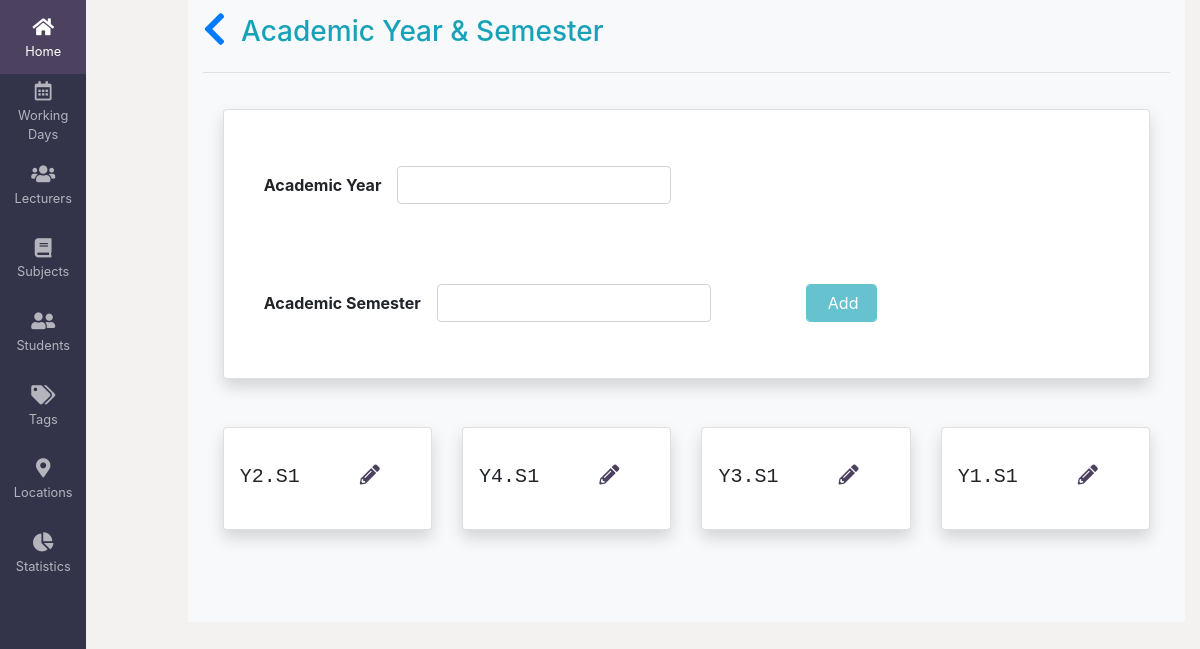
Page /academics/ on the earlier database version.
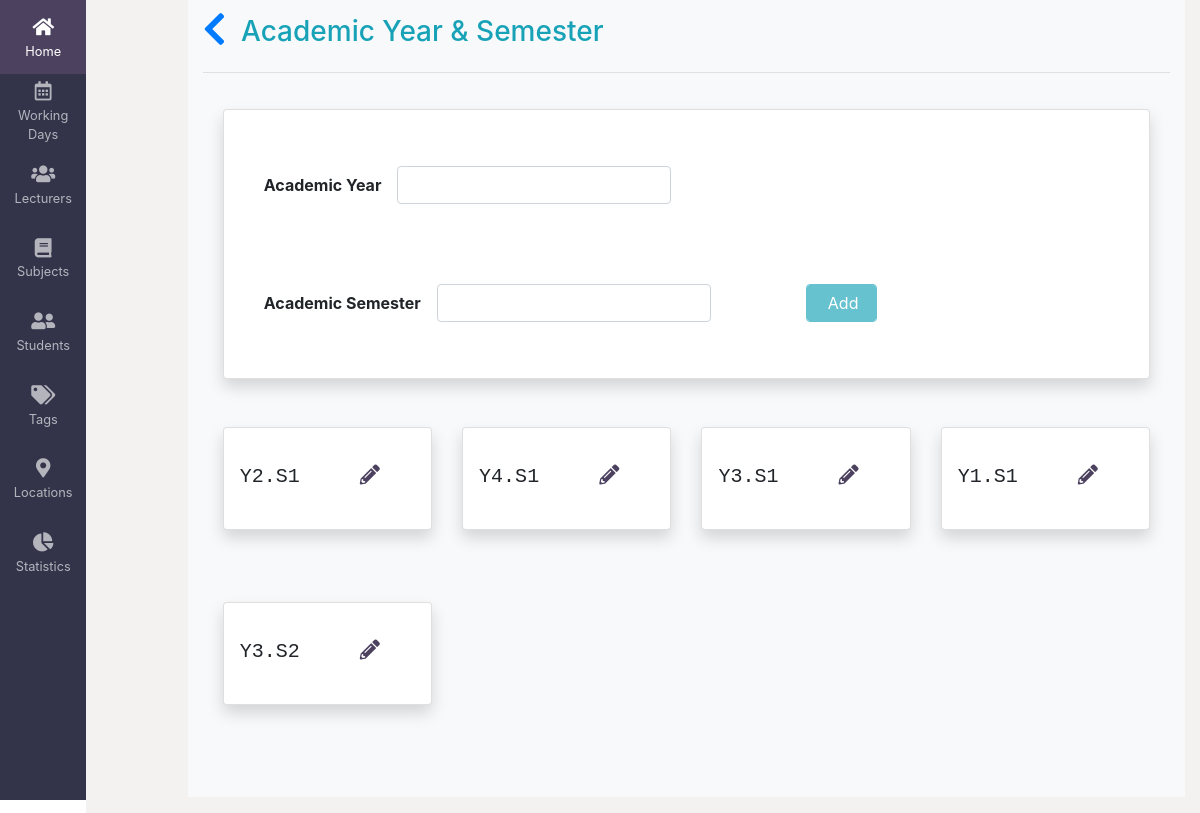
Same page on the later database version.
### timetable/models.py (models this page shows, shortened)
class AcademicYearSemester(models.Model):
    academic_year = models.IntegerField(default=1)
    academic_semester = models.IntegerField(default=1)
    class Meta:
        db_table = "timetable_academicyearsemester"
        constraints = [
            models.UniqueConstraint(
                fields=['academic_year', 'academic_semester'], name='academic_details')
        ]

### timetable/views.py (the view)
# urls.py: path('academics/', views.AcademicYearSemesterView.as_view(), name='academics'),
class AcademicYearSemesterView(generic.ListView):
    model = AcademicYearSemester
    template_name = 'students/academic-year-semester.html'

### template/students/academic-year-semester.html (shortened to what this page needs)
{% extends 'base.html' %}
{% block content %}
<div class="container-fluid main bg-light">
    <div >
        <div class="bg-light text-info" style="padding: 15px 0px; font-weight: 900;">
            <h3><a href="{% url 'students' %}"><i class="fas fa-chevron-left fa-lg"></i></a>&nbsp; Academic Year & Semester</h3>
        </div>
        <hr style="margin-top: 0px; margin-left: 0rem; ">
        <div class="scrollable bg-light">
            <div class="card-body bg-light">
                <div class="card shadow p-3 mb-5 bg-white rounded">
                    <form action="" class="form-inline" id="addAcademics">
                        <div class="form-group m-4">
                            <label class="text-black font-weight-bold" for="academicYearId">Academic Year </label>
                            <input type="number" class="form-control m-3" id="academicYearId" name="academicYear" min="1"/>
                        </div>
                        <div class="form-group m-4">
                            <label class="font-weight-bold" for="academicSemesterId">Academic Semester </label>
                            <input type="number" class="form-control m-3" id="academicSemesterId" name="academicSemester" min="1"/>
                        </div>
                        <div class="col-lg-2">
                            <div class="form-group m-4">
                                <input type="submit" id="mybtn" class="form-control m-3 btn btn-info btn-block" value="  Add  " disabled="true"/>
                            </div>
                        </div>
                      </form>
                </div>
                <div class="row row-cols-1 row-cols-md-4 chaa">
                    {% for academicyearsemester in academicyearsemester_list %}
                    <div class="col mb-4" id="ays-{{academicyearsemester.id}}">
                        <div class="card shadow p-3 mb-5 bg-white rounded text-center">
                            <pre>
                                <h5>Y<span class="proName userData"name="pname">{{academicyearsemester.academic_year }}</span>.S<span name="pabbv" class="proAbbv userData" >{{ academicyearsemester.academic_semester}}</span>     <span onclick="editAcademics({{academicyearsemester.id}})" data-toggle="modal" data-target="#myModal" ><i class="fas fa-pencil-alt" style="color: #4c4260;"></i></span>   <span onclick="deleteAca({{academicyearsemester.id}})"></span><h5></pre>
                        </div>
                    </div>
                    {% endfor %}
                </div>
            </div>
        </div>
    </div>
</div>
{% endblock %}

Differences in the rows shown:
added AcademicYearSemester: academic_year "3", academic_semester "2"
